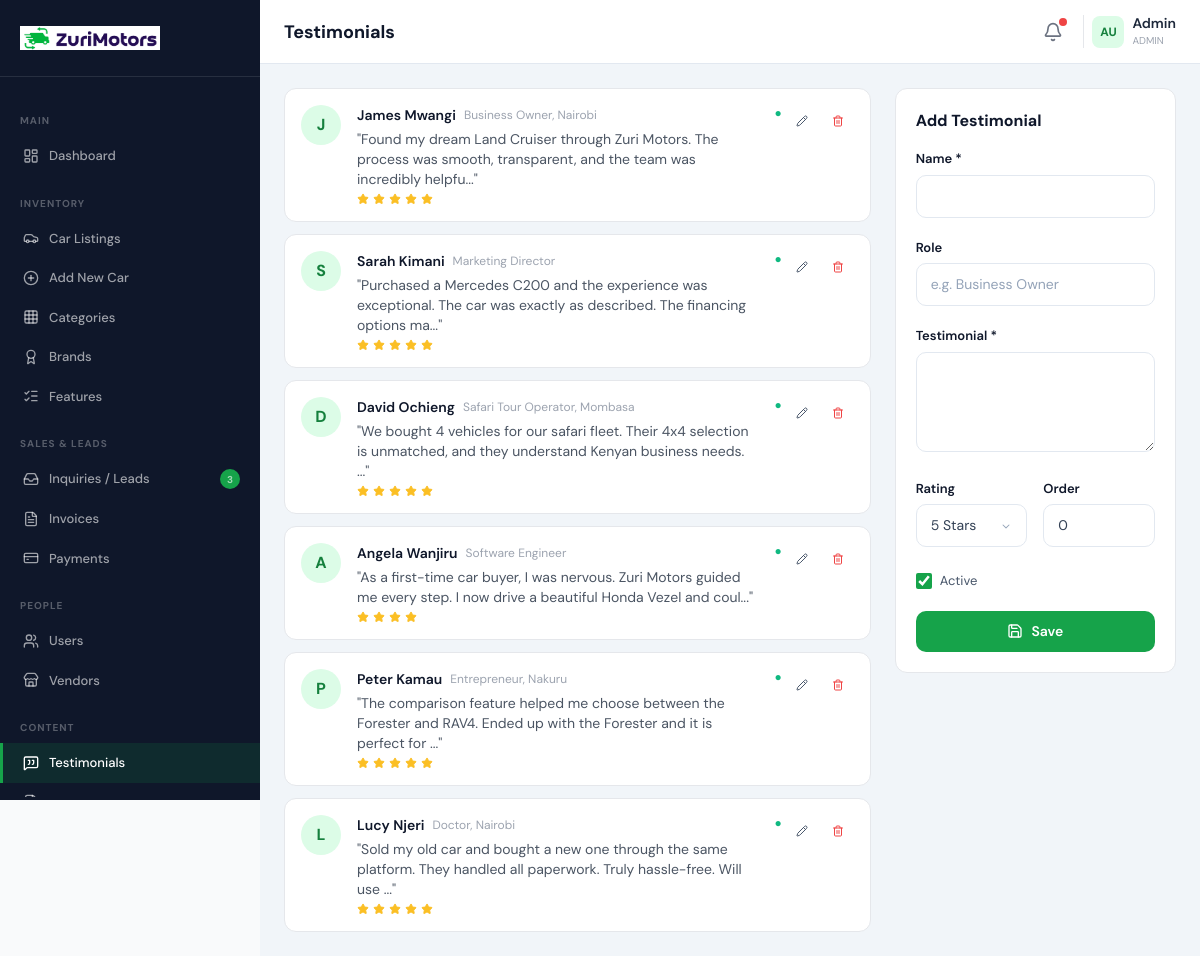
/admin/testimonials.php (signed in), run on the app's committed database.
### tables this page shows
CREATE TABLE `testimonials` (
    `id` INT UNSIGNED AUTO_INCREMENT PRIMARY KEY,
    `name` VARCHAR(200) NOT NULL,
    `role` VARCHAR(100),
    `avatar` VARCHAR(500),
    `content` TEXT NOT NULL,
    `rating` TINYINT UNSIGNED DEFAULT 5,
    `is_active` TINYINT(1) DEFAULT 1,
    `sort_order` INT DEFAULT 0,
    `created_at` TIMESTAMP DEFAULT CURRENT_TIMESTAMP
);

### config.php (called while the page is built, shortened)
<?php
class Database {
    private static ?PDO $instance = null;
    public static function getInstance(): PDO {
        if (self::$instance === null) {
            try {
                self::$instance = new PDO(
                    'mysql:host=' . DB_HOST . ';dbname=' . DB_NAME . ';charset=' . DB_CHARSET,
                    DB_USER, DB_PASS,
                    [PDO::ATTR_ERRMODE => PDO::ERRMODE_EXCEPTION, PDO::ATTR_DEFAULT_FETCH_MODE => PDO::FETCH_ASSOC, PDO::ATTR_EMULATE_PREPARES => false]
                );
            } catch (PDOException $e) {
                die('Database connection failed: ' . $e->getMessage());
            }
        }
        return self::$instance;
    }
}
function db(): PDO { return Database::getInstance(); }
function clean($input): string { if (is_array($input)) return array_map('clean', $input); return htmlspecialchars(trim((string)$input), ENT_QUOTES, 'UTF-8'); }
function excerpt(string $t, int $l = 150): string { $t = strip_tags($t); return strlen($t) <= $l ? $t : substr($t, 0, $l) . '...'; }

### functions.php (called while the page is built, shortened)
<?php
require_once __DIR__ . '/config.php';
function getTestimonials(bool $activeOnly = true, int $limit = 10): array {
    $sql = "SELECT * FROM testimonials";
    $sql .= " ORDER BY sort_order ASC LIMIT {$limit}";
    return db()->query($sql)->fetchAll();
}

### admin/testimonials.php (the view, shortened to what this page needs)
<?php
require_once dirname(__DIR__) . '/functions.php';
$testimonials = getTestimonials(false, 100);
$edit = isset($_GET['edit']) ? (function(){ $s=db()->prepare("SELECT * FROM testimonials WHERE id=?"); $s->execute([(int)$_GET['edit']]); return $s->fetch(); })() : null;
include __DIR__ . '/header.php';
?>
<div class="grid grid-cols-1 lg:grid-cols-3 gap-6">
    <div class="lg:col-span-2">
        <div class="space-y-3">
            <?php foreach($testimonials as $t): ?>
            <div class="bg-white rounded-xl border border-gray-200 p-4 flex items-start gap-4">
                <div class="w-10 h-10 rounded-full bg-primary-100 text-primary-700 flex items-center justify-center font-bold flex-shrink-0"><?= strtoupper(substr($t['name'],0,1)) ?></div>
                <div class="flex-1 min-w-0">
                    <div class="flex items-center gap-2"><span class="font-semibold text-sm text-dark-900"><?= clean($t['name']) ?></span><span class="text-xs text-gray-400"><?= clean($t['role']) ?></span></div>
                    <p class="text-sm text-gray-600 mt-1">"<?= clean(excerpt($t['content'],120)) ?>"</p>
                    <div class="flex items-center gap-1 mt-1 text-amber-400"><?php for($i=0;$i<$t['rating'];$i++): ?><i data-lucide="star" class="w-3 h-3 fill-amber-400"></i><?php endfor; ?></div>
                </div>
                <div class="flex gap-1 flex-shrink-0">
                    <?= $t['is_active'] ? '<span class="text-emerald-500 text-xs">●</span>' : '<span class="text-gray-300 text-xs">●</span>' ?>
                    <a href="?edit=<?= $t['id'] ?>" class="btn btn-icon btn-sm btn-ghost"><i data-lucide="pencil" class="w-3 h-3"></i></a>
                    <button onclick="confirmAction('Delete?','?delete=<?= $t['id'] ?>')" class="btn btn-icon btn-sm btn-ghost text-red-500"><i data-lucide="trash-2" class="w-3 h-3"></i></button>
                </div>
            </div>
            <?php endforeach; ?>
        </div>
    </div>
    <div>
        <div class="bg-white rounded-xl border border-gray-200 p-5">
            <h3 class="font-bold text-dark-900 mb-4"><?= $edit ? 'Edit' : 'Add' ?> Testimonial</h3>
            <form method="POST"><?= CSRF::field() ?>
                <div class="form-group"><label class="form-label">Name *</label><input type="text" name="name" required class="form-control" value="<?= clean($edit['name']??'') ?>"></div>
                <div class="form-group"><label class="form-label">Role</label><input type="text" name="role" class="form-control" value="<?= clean($edit['role']??'') ?>" placeholder="e.g. Business Owner"></div>
                <div class="form-group"><label class="form-label">Testimonial *</label><textarea name="content" required class="form-control" rows="3"><?= clean($edit['content']??'') ?></textarea></div>
                <div class="grid grid-cols-2 gap-4">
                    <div class="form-group"><label class="form-label">Rating</label><select name="rating" class="form-control"><?php for($i=5;$i>=1;$i--): ?><option value="<?= $i ?>" <?= ($edit['rating']??5)==$i?'selected':'' ?>><?= $i ?> Stars</option><?php endfor; ?></select></div>
                    <div class="form-group"><label class="form-label">Order</label><input type="number" name="sort_order" class="form-control" value="<?= $edit['sort_order']??0 ?>"></div>
                </div>
                <label class="form-check mb-4"><input type="checkbox" name="is_active" value="1" <?= ($edit['is_active']??1)?'checked':'' ?>> Active</label>
                <button type="submit" class="btn btn-primary w-full"><i data-lucide="save" class="w-4 h-4"></i> Save</button>
            </form>
        </div>
    </div>
</div>
<?php include __DIR__ . '/footer.php'; ?>

### assets/css/style.css (style rules this page uses)
:root { --primary: #16a34a; --primary-dark: #15803d; --primary-light: #dcfce7; --accent: #f59e0b; --dark: #0f172a; --dark-800: #1e293b; --dark-700: #334155; --dark-600: #475569; --dark-500: #64748b; --dark-400: #94a3b8; --dark-300: #cbd5e1; --dark-200: #e2e8f0; --dark-100: #f1f5f9; --radius: 12px; --radius-lg: 16px; --shadow: 0 1px 3px rgba(0,0,0,0.06), 0 1px 2px rgba(0,0,0,0.04); --shadow-md: 0 4px 12px rgba(0,0,0,0.08), 0 2px 4px rgba(0,0,0,0.04); --shadow-lg: 0 10px 30px rgba(0,0,0,0.1), 0 4px 8px rgba(0,0,0,0.05); --shadow-xl: 0 20px 50px rgba(0,0,0,0.12), 0 8px 16px rgba(0,0,0,0.06); --transition: 200ms cubic-bezier(0.4, 0, 0.2, 1); }
*, *::before, *::after { margin: 0; padding: 0; }
html { scroll-behavior: smooth; }
body { font-family: 'DM Sans', system-ui, -apple-system, sans-serif; color: var(--dark-800); background: #fff; -webkit-font-smoothing: antialiased; -moz-osx-font-smoothing: grayscale; }
.form-group { margin-bottom: 20px; }
.form-label { display: block; font-size: 13px; font-weight: 600; color: var(--dark); margin-bottom: 6px; }
.form-control { width: 100%; padding: 10px 14px; border: 1px solid var(--dark-200); border-radius: 10px; font-size: 14px; font-family: 'DM Sans', sans-serif; color: var(--dark-700); background: white; outline: none; transition: all var(--transition); }
.form-control::placeholder { color: var(--dark-400); }
textarea.form-control { min-height: 100px; resize: vertical; }
select.form-control { appearance: none; background-repeat: no-repeat; background-position: right 12px center; padding-right: 36px; cursor: pointer; }
.form-check { display: flex; align-items: center; gap: 8px; font-size: 13px; color: var(--dark-600); cursor: pointer; padding: 4px 0; }
.form-check input[type="checkbox"], .form-check input[type="radio"] { width: 16px; height: 16px; accent-color: var(--primary); cursor: pointer; }
.btn { display: inline-flex; align-items: center; justify-content: center; gap: 8px; padding: 10px 20px; border-radius: 10px; font-size: 14px; font-weight: 600; font-family: 'DM Sans', sans-serif; cursor: pointer; border: none; transition: all var(--transition); text-decoration: none; white-space: nowrap; }
.btn-sm { padding: 6px 14px; font-size: 13px; border-radius: 8px; }
.btn-primary { background: var(--primary); color: white; }
.btn-ghost { background: transparent; color: var(--dark-600); }
.btn-icon { width: 36px; height: 36px; padding: 0; border-radius: 8px; }
.btn-icon.btn-sm { width: 32px; height: 32px; }

### data on the page
testimonials: name "J", name "James Mwangi", role "Business Owner, Nairobi", content "Found my dream Land Cruiser through Zuri Motors. The process was smooth, transparent, and the team was incredibly helpfu...", rating 5 (drawn)
testimonials: name "S", name "Sarah Kimani", role "Marketing Director", content "Purchased a Mercedes C200 and the experience was exceptional. The car was exactly as described. The financing options ma...", rating 5 (drawn)
testimonials: name "D", name "David Ochieng", role "Safari Tour Operator, Mombasa", content "We bought 4 vehicles for our safari fleet. Their 4x4 selection is unmatched, and they understand Kenyan business needs. ...", rating 5 (drawn)
testimonials: name "A", name "Angela Wanjiru", role "Software Engineer", content "As a first-time car buyer, I was nervous. Zuri Motors guided me every step. I now drive a beautiful Honda Vezel and coul...", rating 4 (drawn)
testimonials: name "P", name "Peter Kamau", role "Entrepreneur, Nakuru", content "The comparison feature helped me choose between the Forester and RAV4. Ended up with the Forester and it is perfect for ...", rating 5 (drawn)
testimonials: name "L", name "Lucy Njeri", role "Doctor, Nairobi", content "Sold my old car and bought a new one through the same platform. They handled all paperwork. Truly hassle-free. Will use ...", rating 5 (drawn)

### other printed values
$newInquiries "3"
$pageTitle "Testimonials"
$currentUser['first_name'] "Admin"
$currentUser['role'] "ADMIN"
form field rating "5 Stars"
